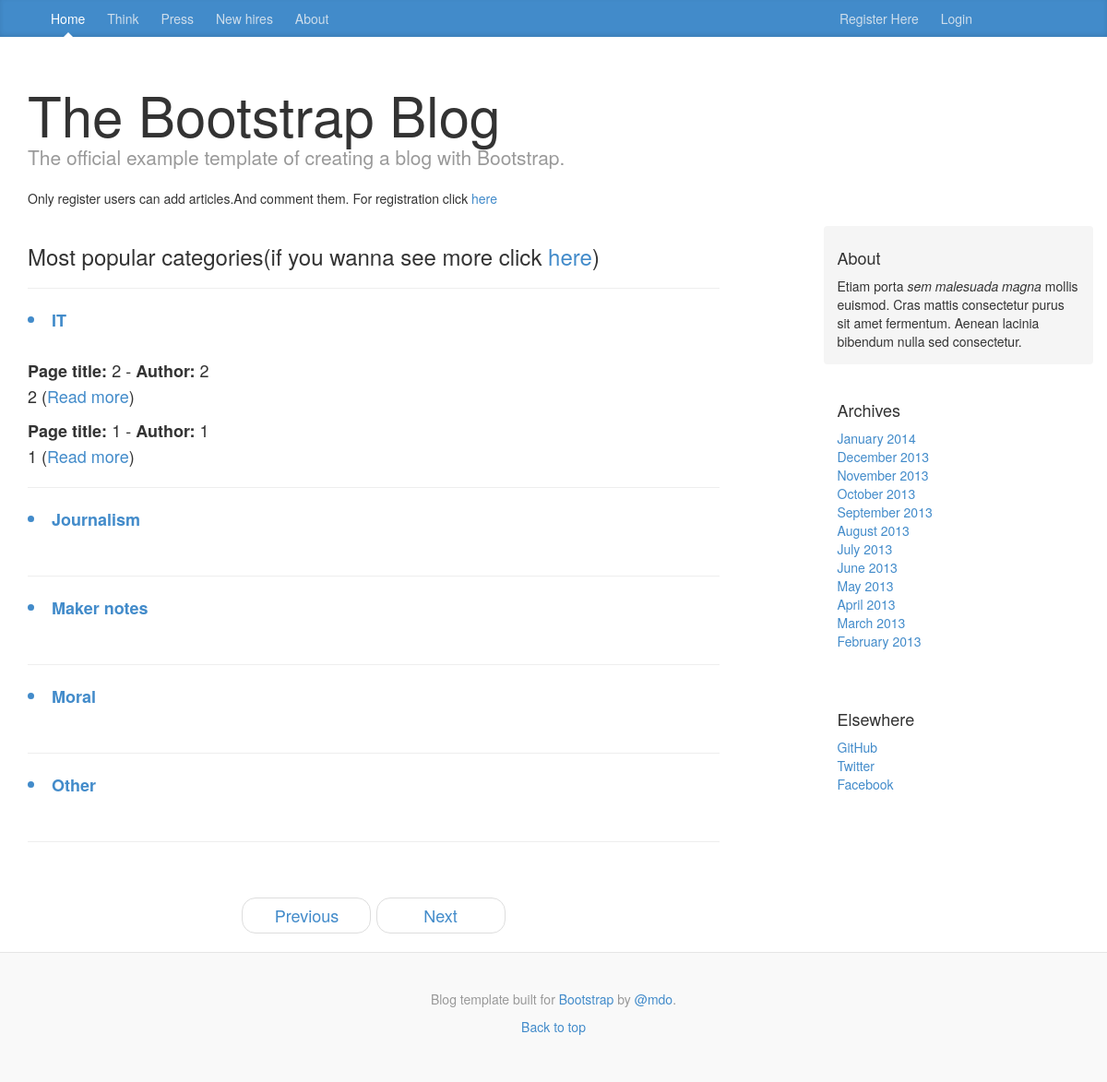
Page /blog/ on the earlier database version.
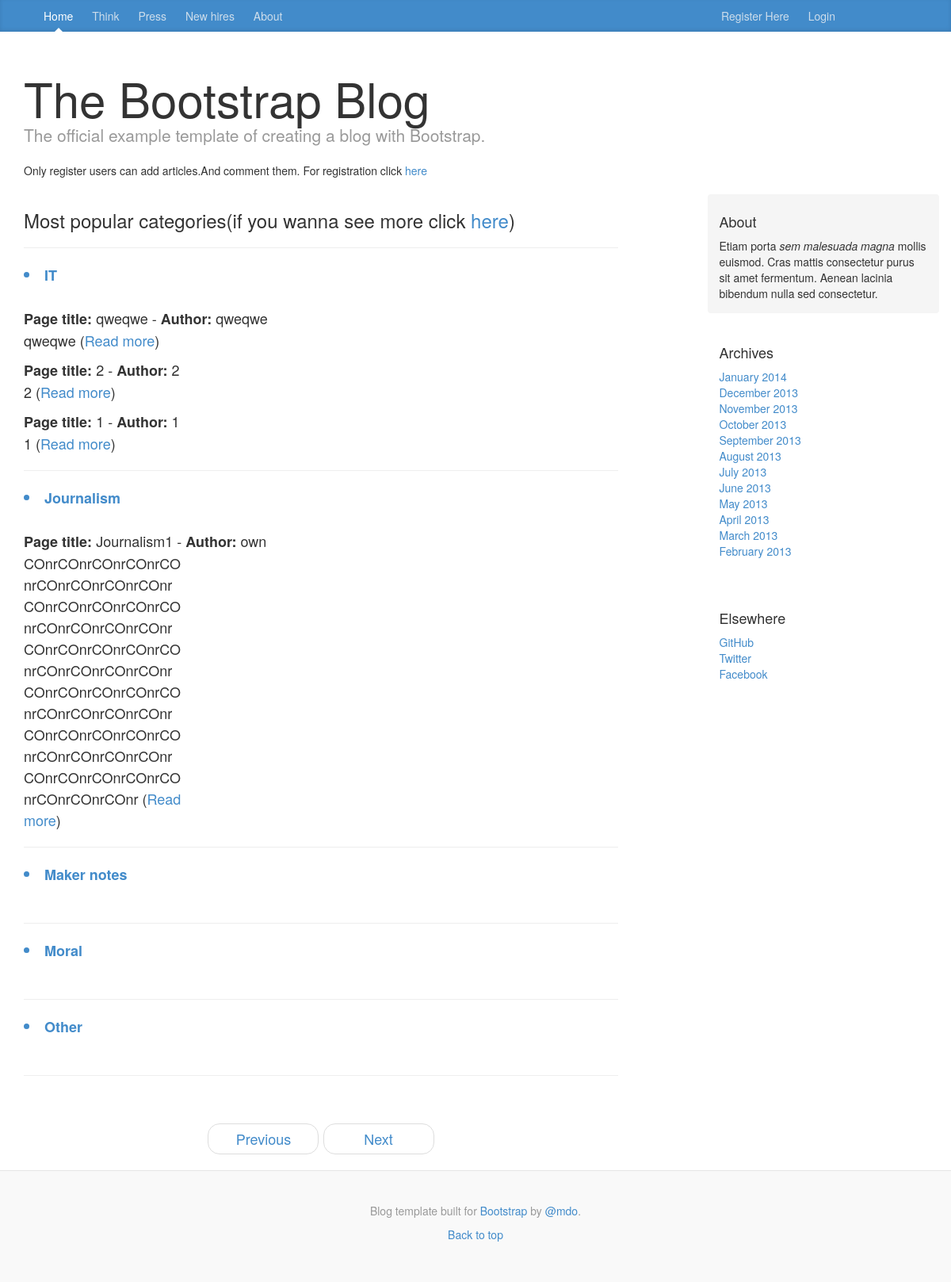
Same page on the later database version.
### blog/models.py (models this page shows, shortened)
class Category(models.Model):
    name = models.CharField(max_length=256,unique=True)
    slug = models.SlugField(unique=True)
    note_number = models.IntegerField(default=0)
    class Meta:
        verbose_name_plural = 'categories'

class Page(models.Model):
    category = models.ForeignKey(Category)
    id = models.IntegerField(primary_key=True)
    title = models.CharField(max_length=128)
    author = models.CharField(max_length=128)
    date_print = models.DateField(auto_now_add=True)
    content = models.CharField(max_length=5000,)
    views = models.IntegerField(default=0)
    likes = models.IntegerField(default=0)
    favorite = models.BooleanField(default=False)

### blog/views.py (the view)
def index(request):
    category_list = Category.objects.order_by('name')[:5]
    page_list = Page.objects.order_by('-title')[:5]
    context_dict = {'categories':category_list,'pages':page_list}
    return render(request,'blog/index.html',context_dict)

### template/blog/index.html (shortened to what this page needs)
{% extends 'blog/base.html' %}
{% block body_block %}
    <div class="blog-post">
        <h3>Most popular categories(if you wanna see more click  <a href="{% url 'categories_list' %}">here</a>)</h3>
    <hr>
        {% if categories %}
            {% for category  in categories %}
                <a href="{% url 'show_category' category.slug  %}"><li><strong>{{ category.name }}</strong></li></a><br>
                {% if pages %}
                        {% for page in pages %}
                            {% if page.category == category %}
                                    <strong>Page title:</strong> {{ page.title }} -
                                        <strong>Author:</strong> {{ page.author }}<br>
                                            <p id="wrap_text" >{{  page.content|wordwrap:254 }}
                                                (<a href="{% url 'show_page' page.id %}">Read more</a>)</p>
                            {% endif %}
                        {% endfor %} <hr>
                {% endif %}
            {% endfor %}
        {% else %}
            Something wrong
        {% endif %}
    </div>
  <ul class="pager">
    <li><a href="#">Previous</a></li>
    <li><a href="#">Next</a></li>
  </ul>
{% endblock %}

Differences in the rows shown:
added Page: title "qweqwe", author "qweqwe", content "qweqwe", shown under Category "IT"
added Page: title "Journalism1", author "own", content "COnrCOnrCOnrCOnrCOnrCOnrCOnrCOnrCOnrCOnrCOnrCOnrCOnrCOnrCOnrCOnrCOnrCOnrCOnrCOnrCOnrCOnrCOnrCOnrCOnrCOnrCOnrCOnrCOnrCOnrCOnrCOnrCOnrCOnrCOnrCOnrCOnrCOnrCOnrCOnrCOnrCOnrCOnrCOnrCOnrCOnrCOnrCOnrCOnrCOnrCOnrCOnrCOnr", shown under Category "Journalism"
